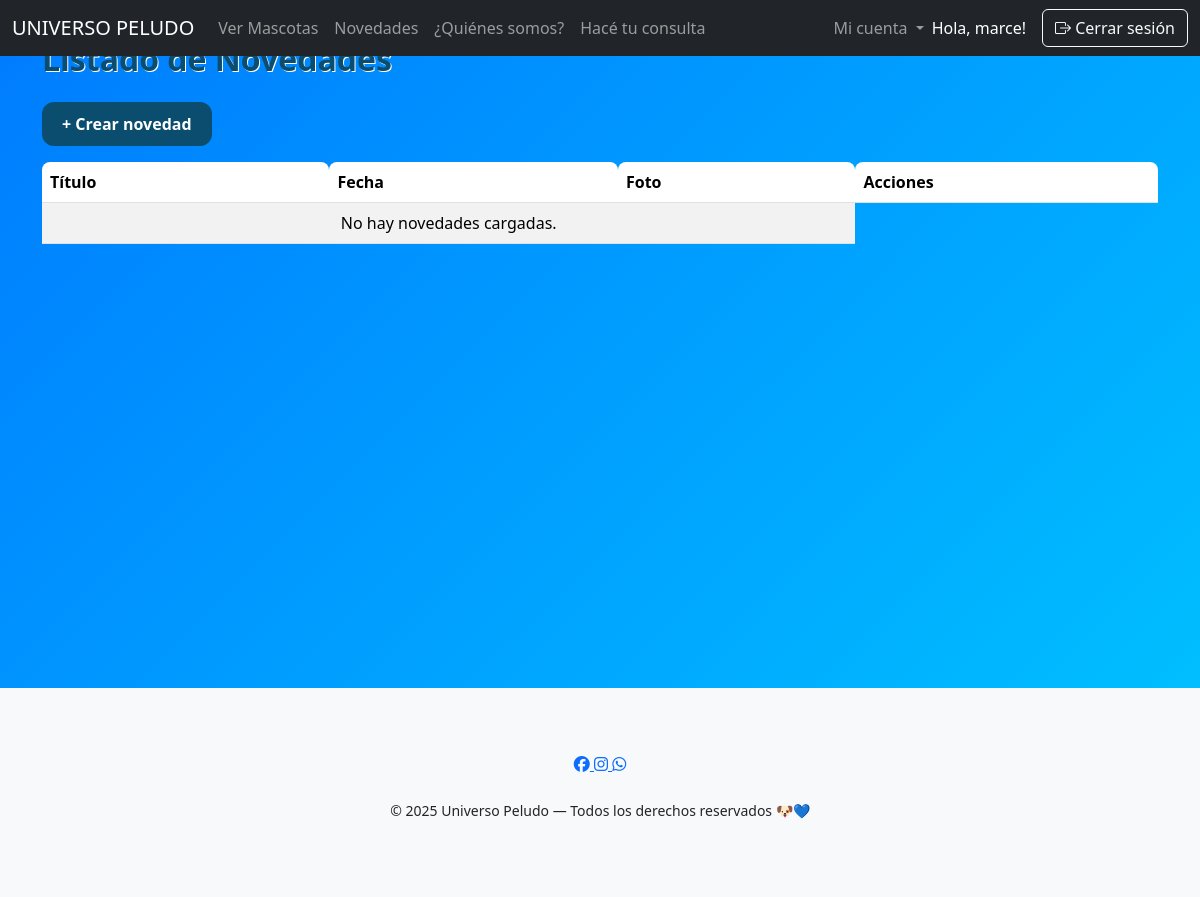
Page /novedades/listar/ (signed in) on the earlier database version.
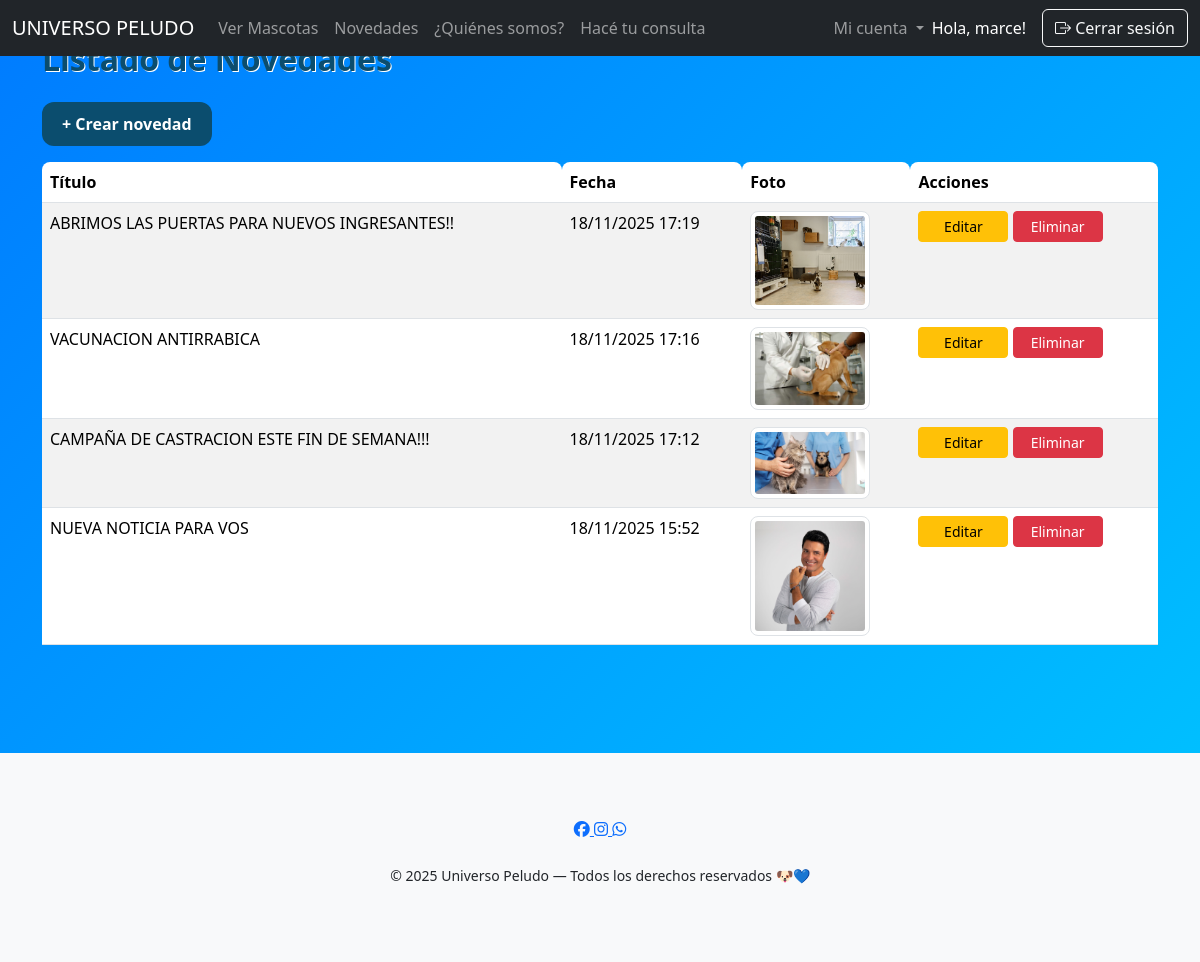
Same page on the later database version.
### apps/core/models.py (models this page shows, shortened)
class Novedad(models.Model):
    titulo = models.CharField(max_length=200)
    descripcion_corta = models.TextField(max_length=300)
    contenido = models.TextField()
    imagen = models.ImageField(upload_to="novedades/", blank=True, null=True)
    fecha = models.DateTimeField(auto_now_add=True)
    class Meta:
        ordering = ['-fecha']  # más nuevas primero

### apps/core/views.py (the view)
# urls.py: path('novedades/listar/', listar_novedades, name='listar_novedades'),
@login_required(login_url='/login/')
def listar_novedades(request):
    lista_novedades = Novedad.objects.all()
    return render(request, 'admin/novedades/listaNovedades.html', {'novedades': lista_novedades})

### apps/core/templates/admin/novedades/listaNovedades.html
{% extends "base.html" %}
{% block content %}
<h2 class="mb-4">Listado de Novedades</h2>
<a href="{% url 'crear_novedades' %}" class="btn btn-primary mb-3">+ Crear novedad</a>
<table class="table table-striped">
    <thead>
        <tr>
            <th>Título</th>
            <th>Fecha</th>
            <th>Foto</th>
            <th>Acciones</th>
        </tr>
    </thead>
    <tbody>
        {% for n in novedades %}
        <tr>
            <td>{{ n.titulo }}</td>
            <td>{{ n.fecha|date:"d/m/Y H:i" }}</td>
            <td>
                {% if n.imagen %}
                <img src="{{ n.imagen.url }}" class="img-thumbnail" style="max-width:120px; border-radius:8px;">
                {% else %}
                <span class="text-muted">Sin foto</span>
                {% endif %}
            </td>
            <td>
                <a href="{% url 'modificar_novedades' n.id %}" class="btn btn-warning btn-sm">Editar</a>
                <a href="{% url 'eliminar_novedades' n.id %}" class="btn btn-danger btn-sm">Eliminar</a>
            </td>
        </tr>
        {% empty %}
        <tr>
            <td colspan="3" class="text-center">No hay novedades cargadas.</td>
        </tr>
        {% endfor %}
    </tbody>
</table>
{% endblock %}

Differences in the rows shown:
added Novedad: titulo "ABRIMOS LAS PUERTAS PARA NUEVOS INGRESANTES!!", fecha "18/11/2025 17:19", imagen (picture)
added Novedad: titulo "VACUNACION ANTIRRABICA", fecha "18/11/2025 17:16", imagen (picture)
added Novedad: titulo "CAMPAÑA DE CASTRACION ESTE FIN DE SEMANA!!!", fecha "18/11/2025 17:12", imagen (picture)
added Novedad: titulo "NUEVA NOTICIA PARA VOS", fecha "18/11/2025 15:52", imagen (picture)
Other differences:
text no longer shown: "No hay novedades cargadas."
